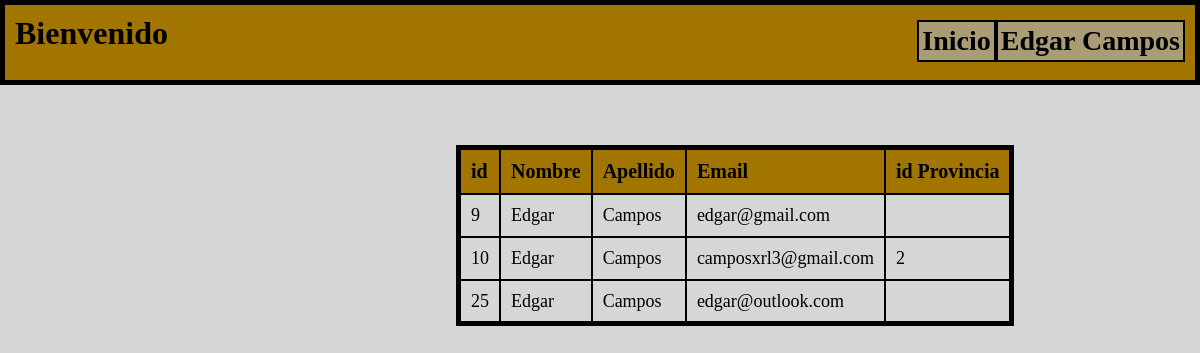
The page /index.php?m=sesion (signed in) on the database its author committed.
### tables this page shows
CREATE TABLE `usuarios` (
  `idusuarios` int NOT NULL AUTO_INCREMENT,
  `nombre` varchar(45) NOT NULL,
  `apellido` varchar(50) NOT NULL,
  `email` varchar(100) NOT NULL,
  `pass` varchar(50) NOT NULL,
  `foto` longblob,
  `idprovincia` int DEFAULT NULL,
  PRIMARY KEY (`idusuarios`),
  UNIQUE KEY `email_UNIQUE` (`email`),
  KEY `idprovincia_idx` (`idprovincia`),
  CONSTRAINT `idprovincia` FOREIGN KEY (`idprovincia`) REFERENCES `provincias` (`idprovincia`)
);

### Controller/Controlador.php (called while the page is built, shortened)
<?php
    class controlador{
        public function sesion(){
            require_once("View/Panel_vista.php");
        }
    }
?>

### Model/perfil.php (the view, shortened to what this page needs)
<?php
    class Perfil{
        public function listarUsuarios(){
            include('Conexion.php');
            $sql = "SELECT * FROM usuarios;";
            $resultado = mysqli_query($conexion, $sql);
            while($mostrar = mysqli_fetch_array($resultado)){
                echo "<tr>";
                echo "<td>".$mostrar['idusuarios']."</td>";
                echo "<td>".$mostrar['nombre']."</td>";
                echo "<td>".$mostrar['apellido']."</td>";
                echo "<td>".$mostrar['email']."</td>";
                echo "<td>".$mostrar['idprovincia']."</td>";
                echo "<tr>";
            }
        }
    }
?>

### Index.php (shortened to what this page needs)
<?php
    require_once("Controller/Controlador.php");
    require_once("Model/guardar.php");
    require_once("Model/perfil.php");
    $controlador = new controlador;
    if(isset($_GET['m'])){
        $opcion = $_GET['m'];
        if ($opcion == "iniciar"){
            $controlador->login();
        }
        elseif($opcion == "registrar"){
            $controlador->registrar();
        }
        elseif($opcion == "recuperar"){
            $controlador->recuperar();
        }
        elseif($opcion == "recuperar2"){
            $controlador->recuperar2();
        }
        elseif($opcion == "registrarUser"){
            $registrar = new registrar($_REQUEST['nombre'], $_REQUEST['apellido'],$_REQUEST['email'], $_REQUEST['pass'],$_REQUEST['pass2']);
            $registrar->registro();
        }
        elseif($opcion == "iniciarUser"){
            $iniciar = new login($_REQUEST['email'], $_REQUEST['pass']);
            $iniciar->iniciar();
        }
        elseif($opcion == "sesion"){
            $controlador->sesion();
        }
        elseif($opcion == "perfil"){
            $perfil = new perfil();
            $perfil->cargarDatos();
            $controlador->perfil();
        }
        elseif($opcion == "cerrar"){
            $controlador->cerrar();
        }
    }
    else{
        $controlador->login();
    }
?>

### View/Panel_vista.php (shortened to what this page needs)
<?php
    require_once('Model/perfil.php');
?>
<!DOCTYPE html>
<html>
    <head>
        <link rel="stylesheet" href="CSS/panel.css">
    </head>
    <body>
        <header>
            <div>
                <h1 class="titulo">Bienvenido</h1>
                <ul class="nav">
                    <li><a href="index.php?m=sesion">Inicio</a></li>
                    <li><?php echo $_SESSION['usuario']?>
                    </li>
                </ul>
            </div>
        </header>
        <main>
            <table class="tabla">
                <tr>
                    <td class="t">id</td>
                    <td class="t">Nombre</td>
                    <td class="t">Apellido</td>
                    <td class="t">Email</td>
                    <td class="t">id Provincia</td>
                </tr>
                <?php $lista = new perfil();
                    $lista->listarUsuarios();
                ?>
            </table>
        </main>
    </body>
</html>

### CSS/panel.css (style rules this page uses)
body { background-color: #D6D6D6; width: 100%; }
header { padding: 10px; background-color: #A17500; height: 55px; border-style: solid; border-width: 5px; border-color: black; }
.tabla { border-collapse: collapse; border: 5px solid black; margin-left: 38%; margin-top: 5%; }
td { border: 2px solid black; padding: 10px; font-size: 18px; }
.t { background-color: #A17500; font-size: 20px; font-weight: bold; }
.titulo { float: left; }
.nav { margin-top: 5px; float: right; font-size: 28px; font-weight: bold; }
* { margin: 0px; padding: 0px; }
ul, ol { list-style: none ; }
.nav li { background-color: #AA9C74; color: black; padding: 3px; text-decoration: none; display: block; border-style: solid; border-width: 2px; border-color: black; }
.nav li a { background-color: #AA9C74; color: black; text-decoration: none; display: block; }
.nav > li { float: left; }

### rows shown on the page
usuarios: idusuarios "9", nombre "Edgar", apellido "Campos", email "edgar@gmail.com"
usuarios: idusuarios "10", nombre "Edgar", apellido "Campos", email "camposxrl3@gmail.com", idprovincia "2"
usuarios: idusuarios "25", nombre "Edgar", apellido "Campos", email "edgar@outlook.com"

### other values the page prints
$_SESSION['usuario'] "Edgar Campos"
